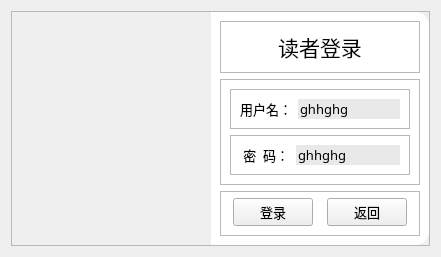
<?xml version="1.0" encoding="UTF-8"?>
<ui version="4.0">
 <class>Form</class>
 <widget class="QWidget" name="Form">
  <property name="geometry">
   <rect>
    <x>0</x>
    <y>0</y>
    <width>441</width>
    <height>250</height>
   </rect>
  </property>
  <property name="windowTitle">
   <string>Form</string>
  </property>
  <property name="styleSheet">
   <string notr="true"/>
  </property>
  <layout class="QHBoxLayout" name="horizontalLayout" stretch="0">
   <item>
    <widget class="QFrame" name="frame">
     <property name="frameShape">
      <enum>QFrame::StyledPanel</enum>
     </property>
     <property name="frameShadow">
      <enum>QFrame::Raised</enum>
     </property>
     <layout class="QHBoxLayout" name="horizontalLayout_2" stretch="1,1">
      <property name="spacing">
       <number>0</number>
      </property>
      <property name="leftMargin">
       <number>0</number>
      </property>
      <property name="topMargin">
       <number>0</number>
      </property>
      <property name="rightMargin">
       <number>0</number>
      </property>
      <property name="bottomMargin">
       <number>0</number>
      </property>
      <item>
       <widget class="QFrame" name="frame_2">
        <property name="styleSheet">
         <string notr="true">border-image: url(:/1/pic2.jpg);
border-top-left-radius: 14px;
border-bottom-left-radius: 14px;</string>
        </property>
        <property name="frameShape">
         <enum>QFrame::StyledPanel</enum>
        </property>
        <property name="frameShadow">
         <enum>QFrame::Raised</enum>
        </property>
       </widget>
      </item>
      <item>
       <widget class="QFrame" name="frame_3">
        <property name="styleSheet">
         <string notr="true">QFrame#frame_3{
border-top-right-radius: 14px;
border-bottom-right-radius: 14px;
background-color: rgb(255, 255, 255);}</string>
        </property>
        <property name="frameShape">
         <enum>QFrame::StyledPanel</enum>
        </property>
        <property name="frameShadow">
         <enum>QFrame::Raised</enum>
        </property>
        <layout class="QVBoxLayout" name="verticalLayout" stretch="1,3,1">
         <item>
          <widget class="QFrame" name="frame_6">
           <property name="font">
            <font>
             <family>微软雅黑 Light</family>
            </font>
           </property>
           <property name="frameShape">
            <enum>QFrame::StyledPanel</enum>
           </property>
           <property name="frameShadow">
            <enum>QFrame::Raised</enum>
           </property>
           <layout class="QVBoxLayout" name="verticalLayout_2">
            <item>
             <widget class="QLabel" name="label_3">
              <property name="font">
               <font>
                <family>微软雅黑 Light</family>
                <pointsize>16</pointsize>
               </font>
              </property>
              <property name="text">
               <string>读者登录</string>
              </property>
              <property name="alignment">
               <set>Qt::AlignCenter</set>
              </property>
             </widget>
            </item>
           </layout>
          </widget>
         </item>
         <item>
          <widget class="QFrame" name="frame_4">
           <property name="frameShape">
            <enum>QFrame::StyledPanel</enum>
           </property>
           <property name="frameShadow">
            <enum>QFrame::Raised</enum>
           </property>
           <layout class="QVBoxLayout" name="verticalLayout_3">
            <item>
             <widget class="QFrame" name="frame_7">
              <property name="frameShape">
               <enum>QFrame::StyledPanel</enum>
              </property>
              <property name="frameShadow">
               <enum>QFrame::Raised</enum>
              </property>
              <layout class="QHBoxLayout" name="horizontalLayout_4">
               <item>
                <widget class="QLabel" name="label">
                 <property name="font">
                  <font>
                   <family>微软雅黑 Light</family>
                   <pointsize>10</pointsize>
                  </font>
                 </property>
                 <property name="text">
                  <string>用户名：</string>
                 </property>
                </widget>
               </item>
               <item>
                <widget class="QLineEdit" name="lineEdit">
                 <property name="font">
                  <font>
                   <family>微软雅黑 Light</family>
                   <pointsize>10</pointsize>
                  </font>
                 </property>
                 <property name="styleSheet">
                  <string notr="true">background-color: rgb(200, 200, 200,100)</string>
                 </property>
                 <property name="text">
                  <string>ghhghg</string>
                 </property>
                 <property name="frame">
                  <bool>false</bool>
                 </property>
                </widget>
               </item>
              </layout>
             </widget>
            </item>
            <item>
             <widget class="QFrame" name="frame_8">
              <property name="frameShape">
               <enum>QFrame::StyledPanel</enum>
              </property>
              <property name="frameShadow">
               <enum>QFrame::Raised</enum>
              </property>
              <layout class="QHBoxLayout" name="horizontalLayout_5">
               <item>
                <widget class="QLabel" name="label_2">
                 <property name="font">
                  <font>
                   <family>微软雅黑 Light</family>
                   <pointsize>10</pointsize>
                  </font>
                 </property>
                 <property name="text">
                  <string> 密  码：</string>
                 </property>
                </widget>
               </item>
               <item>
                <widget class="QLineEdit" name="lineEdit_2">
                 <property name="font">
                  <font>
                   <family>微软雅黑 Light</family>
                   <pointsize>10</pointsize>
                  </font>
                 </property>
                 <property name="styleSheet">
                  <string notr="true">background-color: rgba(200, 200, 200,100)</string>
                 </property>
                 <property name="text">
                  <string>ghhghg</string>
                 </property>
                 <property name="frame">
                  <bool>false</bool>
                 </property>
                </widget>
               </item>
              </layout>
             </widget>
            </item>
           </layout>
          </widget>
         </item>
         <item>
          <widget class="QFrame" name="frame_5">
           <property name="frameShape">
            <enum>QFrame::StyledPanel</enum>
           </property>
           <property name="frameShadow">
            <enum>QFrame::Raised</enum>
           </property>
           <layout class="QHBoxLayout" name="horizontalLayout_3">
            <property name="spacing">
             <number>14</number>
            </property>
            <property name="leftMargin">
             <number>12</number>
            </property>
            <property name="topMargin">
             <number>6</number>
            </property>
            <property name="rightMargin">
             <number>12</number>
            </property>
            <item>
             <widget class="QPushButton" name="pushButton">
              <property name="font">
               <font>
                <family>微软雅黑 Light</family>
                <pointsize>10</pointsize>
               </font>
              </property>
              <property name="text">
               <string>登录</string>
              </property>
             </widget>
            </item>
            <item>
             <widget class="QPushButton" name="pushButton_2">
              <property name="font">
               <font>
                <family>微软雅黑 Light</family>
                <pointsize>10</pointsize>
               </font>
              </property>
              <property name="text">
               <string>返回</string>
              </property>
             </widget>
            </item>
           </layout>
          </widget>
         </item>
        </layout>
       </widget>
      </item>
     </layout>
    </widget>
   </item>
  </layout>
 </widget>
 <resources>
  <include location="../../../../Pictures/picture.qrc"/>
 </resources>
 <connections/>
</ui>
